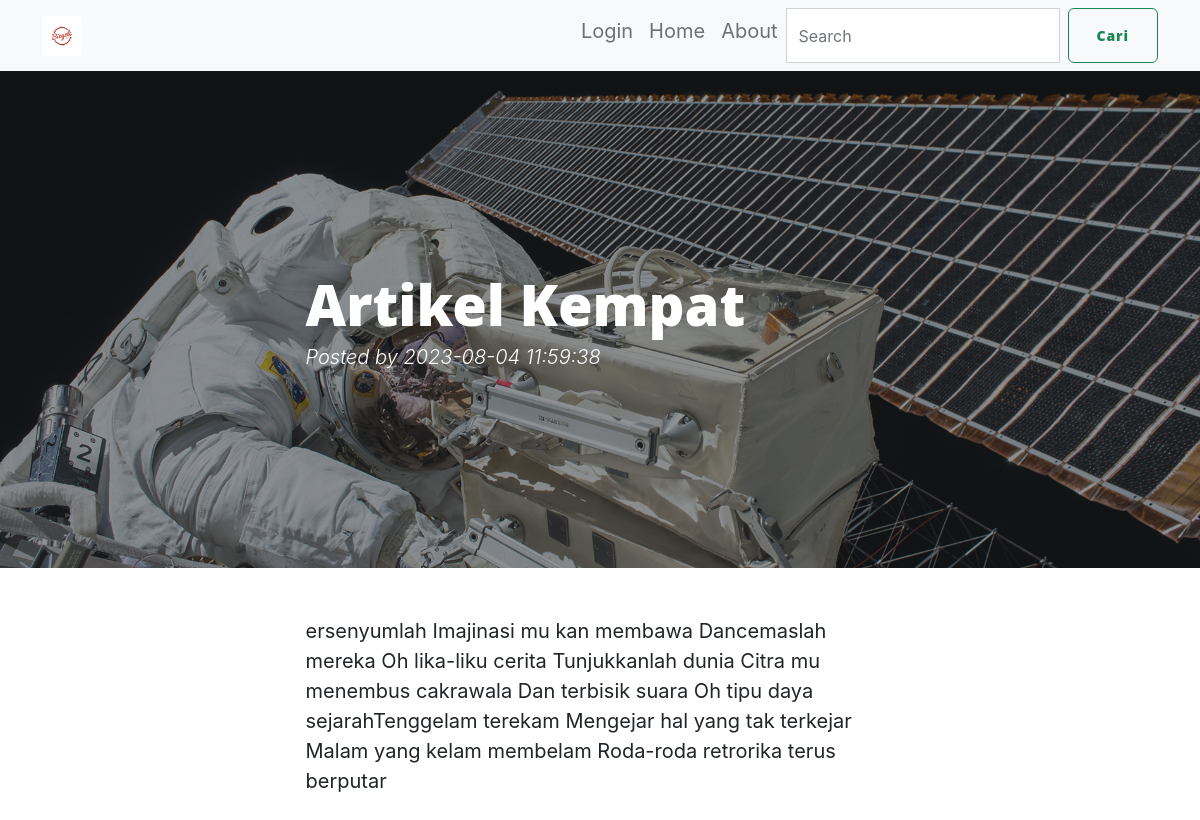
Page /index.php/blog/detail/artikel-kempat on the committed database.
### tables this page shows
CREATE TABLE `blog` (
  `id` int(11) NOT NULL,
  `title` varchar(255) NOT NULL,
  `content` text NOT NULL,
  `url` varchar(255) NOT NULL,
  `cover` varchar(255) NOT NULL,
  `date` timestamp NOT NULL DEFAULT current_timestamp() ON UPDATE current_timestamp()
);

### application/controllers/Blog.php (called while the page is built, shortened)
<?php
class Blog extends CI_Controller
{
    public function __construct()
    {
        $this->load->model('Blog_model');
        $this->load->library('session');
    }
    public function detail($url)
    {
        $query = $this->Blog_model->getSingleBlog('url', $url);
        $data['blog'] = $query->row_array();
        $this->load->view('detail', $data);
    }
}

### index.php (called while the page is built, shortened)
<?php
require_once BASEPATH.'core/CodeIgniter.php';

### application/models/Blog_model.php (called while the page is built, shortened)
<?php
class Blog_model extends CI_Model
{
    public function getSingleBlog($field, $value)
    {
        $this->db->where($field, $value);
        return $this->db->get('blog');
    }
}

### application/views/detail.php (the view, shortened to what this page needs)
<?php $this->load->view('partials/navbar'); ?>
<!DOCTYPE html>
<html lang="en">
<head>
    <link href="<?php echo base_url(); ?>assets/assets1/css/styles.css" rel="stylesheet" />
</head>
<?php
if (empty($blog['cover']))
    $cover = base_url() . 'assets/assets1/assets/img/post-bg.jpg';
else
    $cover = base_url() . 'uploads/' . $blog['cover'];
?>
<header class="masthead" style="background-image: url('<?php echo $cover; ?>')">
    <div class="container position-relative px-4 px-lg-5">
        <div class="row gx-4 gx-lg-5 justify-content-center">
            <div class="col-md-10 col-lg-8 col-xl-7">
                <div class="post-heading">
                    <h1><?php echo $blog['title']; ?></h1>
                    <span class="meta">
                        Posted by <?php echo $blog['date']; ?>
                    </span>
                </div>
            </div>
        </div>
    </div>
</header>
<article class="mb-4">
    <div class="container px-4 px-lg-5">
        <div class="row gx-4 gx-lg-5 justify-content-center">
            <div class="col-md-10 col-lg-8 col-xl-7">
                <?php echo $blog['content']; ?>
            </div>
        </div>
    </div>
</article>

### application/views/partials/navbar.php (shortened to what this page needs)
<!DOCTYPE html>
<html lang="en">
<head>
    <link href="https://cdn.jsdelivr.net/npm/bootstrap@5.3.1/dist/css/bootstrap.min.css" rel="stylesheet"
>
</head>
<nav class="navbar navbar-expand-lg navbar-light bg-light">
    <div class="container">
        <a class="navbar-brand" href="<?php echo site_url(); ?>">
            <img src="<?php echo base_url(); ?>assets/images/logo.jpg" class="navbar-logo" alt="">
        </a>
        <div class="collapse navbar-collapse" id="navbarSupportedContent">
            <ul class="navbar-nav ms-auto">
                <?php if (isset($_SESSION['username'])) {
                ?>
                <li class="nav-item">
                    <a class="nav-link" href="<?php echo site_url('blog/logout'); ?>">
                        Logout
                    </a>
            </ul>
            <?php
                } else {
        ?>
            <li class="nav-item">
                <a class="nav-link" href="<?php echo site_url('blog/login'); ?>">
                    Login
                </a>
            </li>
            <li class="nav-item">
                <a class="nav-link" href="#">Home</a>
            </li>
            <li class="nav-item">
                <a class="nav-link" href="#">About</a>
            </li>
            <?php
                }
        ?>
            <form class="d-flex" role="find">
                <input class="form-control me-2" type="search" name="find" placeholder="Search" aria-label="Search">
                <button class="btn btn-outline-success" type="submit">Cari</button>
        </div>
    </div>
</nav>

### rows in the picture
blog: title "Artikel Kempat", date "2023-08-04 11:59:38", content "ersenyumlah Imajinasi mu kan membawa Dancemaslah mereka Oh lika-liku cerita Tunjukkanlah dunia Citra mu menembus cakrawala Dan terbisik suara Oh tipu daya sejarahTenggelam terekam Mengejar hal yang tak terkejar Malam yang kelam membelam Roda-roda retrorika terus berputar"
